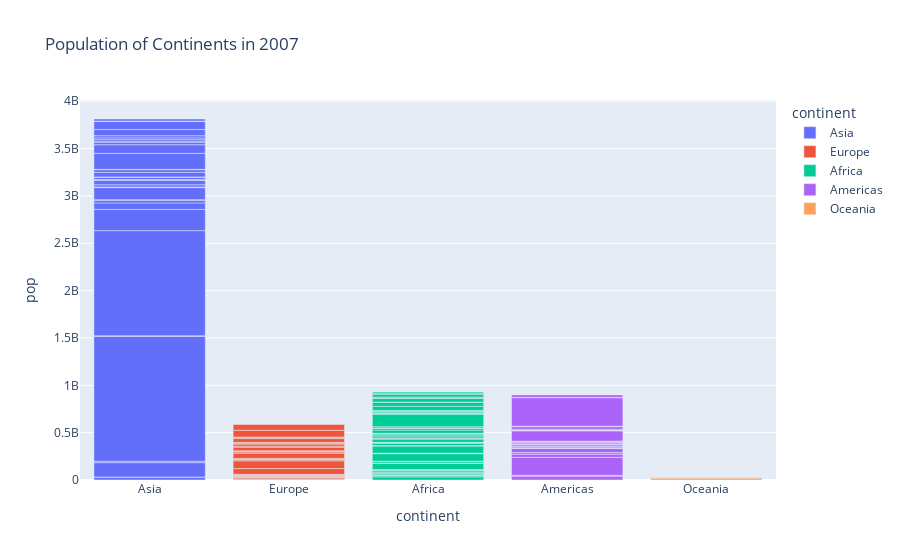

Write notebook code for a chart like this one.
### Code cell
import plotly.express as px

# Filter the gapminder dataset for the year 2007
df = px.data.gapminder().query("year == 2007")

# Create a bar plot
fig = px.bar(df, 
             x='continent', 
             y='pop', 
             color='continent', 
             title='Population of Continents in 2007'
            )

# Show the plot
fig.show()

### Figure 1 — Plotly figure (JSON) as saved in the notebook; plotly's stock layout.template omitted (floating-point values rounded to 4 significant figures)
{"data": [{"alignmentgroup": "True", "hovertemplate": "continent=%{x}<br>pop=%{y}<extra></extra>", "legendgroup": "Asia", "marker": {"color": "#636efa", "pattern": {"shape": ""}}, "name": "Asia", "offsetgroup": "Asia", "orientation": "v", "showlegend": true, "textposition": "auto", "type": "bar", "x": ["Asia", "Asia", "Asia", "Asia", "Asia", "Asia", "Asia", "Asia", "Asia", "Asia", "Asia", "Asia", "Asia", "Asia", "Asia", "Asia", "Asia", "Asia", "Asia", "Asia", "Asia", "Asia", "Asia", "Asia", "Asia", "Asia", "Asia", "Asia", "Asia", "Asia", "Asia", "Asia", "Asia"], "xaxis": "x", "y": [31889923, 708573, 150448339, 14131858, 1318683096, 6980412, 1110396331, 223547000, 69453570, 27499638, 6426679, 127467972, 6053193, 23301725, 49044790, 2505559, 3921278, 24821286, 2874127, 47761980, 28901790, 3204897, 169270617, 91077287, 27601038, 4553009, 20378239, 19314747, 23174294, 65068149, 85262356, 4018332, 22211743], "yaxis": "y"}, {"alignmentgroup": "True", "hovertemplate": "continent=%{x}<br>pop=%{y}<extra></extra>", "legendgroup": "Europe", "marker": {"color": "#EF553B", "pattern": {"shape": ""}}, "name": "Europe", "offsetgroup": "Europe", "orientation": "v", "showlegend": true, "textposition": "auto", "type": "bar", "x": ["Europe", "Europe", "Europe", "Europe", "Europe", "Europe", "Europe", "Europe", "Europe", "Europe", "Europe", "Europe", "Europe", "Europe", "Europe", "Europe", "Europe", "Europe", "Europe", "Europe", "Europe", "Europe", "Europe", "Europe", "Europe", "Europe", "Europe", "Europe", "Europe", "Europe"], "xaxis": "x", "y": [3600523, 8199783, 10392226, 4552198, 7322858, 4493312, 10228744, 5468120, 5238460, 61083916, 82400996, 10706290, 9956108, 301931, 4109086, 58147733, 684736, 16570613, 4627926, 38518241, 10642836, 22276056, 10150265, 5447502, 2009245, 40448191, 9031088, 7554661, 71158647, 60776238], "yaxis": "y"}, {"alignmentgroup": "True", "hovertemplate": "continent=%{x}<br>pop=%{y}<extra></extra>", "legendgroup": "Africa", "marker": {"color": "#00cc96", "pattern": {"shape": ""}}, "name": "Africa", "offsetgroup": "Africa", "orientation": "v", "showlegend": true, "textposition": "auto", "type": "bar", "x": ["Africa", "Africa", "Africa", "Africa", "Africa", "Africa", "Africa", "Africa", "Africa", "Africa", "Africa", "Africa", "Africa", "Africa", "Africa", "Africa", "Africa", "Africa", "Africa", "Africa", "Africa", "Africa", "Africa", "Africa", "Africa", "Africa", "Africa", "Africa", "Africa", "Africa", "Africa", "Africa", "Africa", "Africa", "Africa", "Africa", "Africa", "Africa", "Africa", "Africa", "Africa", "Africa", "Africa", "Africa", "Africa", "Africa", "Africa", "Africa", "Africa", "Africa", "Africa", "Africa"], "xaxis": "x", "y": [33333216, 12420476, 8078314, 1639131, 14326203, 8390505, 17696293, 4369038, 10238807, 710960, 64606759, 3800610, 18013409, 496374, 80264543, 551201, 4906585, 76511887, 1454867, 1688359, 22873338, 9947814, 1472041, 35610177, 2012649, 3193942, 6036914, 19167654, 13327079, 12031795, 3270065, 1250882, 33757175, 19951656, 2055080, 12894865, 135031164, 798094, 8860588, 199579, 12267493, 6144562, 9118773, 43997828, 42292929, 1133066, 38139640, 5701579, 10276158, 29170398, 11746035, 12311143], "yaxis": "y"}, {"alignmentgroup": "True", "hovertemplate": "continent=%{x}<br>pop=%{y}<extra></extra>", "legendgroup": "Americas", "marker": {"color": "#ab63fa", "pattern": {"shape": ""}}, "name": "Americas", "offsetgroup": "Americas", "orientation": "v", "showlegend": true, "textposition": "auto", "type": "bar", "x": ["Americas", "Americas", "Americas", "Americas", "Americas", "Americas", "Americas", "Americas", "Americas", "Americas", "Americas", "Americas", "Americas", "Americas", "Americas", "Americas", "Americas", "Americas", "Americas", "Americas", "Americas", "Americas", "Americas", "Americas", "Americas"], "xaxis": "x", "y": [40301927, 9119152, 190010647, 33390141, 16284741, 44227550, 4133884, 11416987, 9319622, 13755680, 6939688, 12572928, 8502814, 7483763, 2780132, 108700891, 5675356, 3242173, 6667147, 28674757, 3942491, 1056608, 301139947, 3447496, 26084662], "yaxis": "y"}, {"alignmentgroup": "True", "hovertemplate": "continent=%{x}<br>pop=%{y}<extra></extra>", "legendgroup": "Oceania", "marker": {"color": "#FFA15A", "pattern": {"shape": ""}}, "name": "Oceania", "offsetgroup": "Oceania", "orientation": "v", "showlegend": true, "textposition": "auto", "type": "bar", "x": ["Oceania", "Oceania"], "xaxis": "x", "y": [20434176, 4115771], "yaxis": "y"}], "layout": {"barmode": "relative", "legend": {"title": {"text": "continent"}, "tracegroupgap": 0}, "title": {"text": "Population of Continents in 2007"}, "xaxis": {"anchor": "y", "categoryarray": ["Asia", "Europe", "Africa", "Americas", "Oceania"], "categoryorder": "array", "domain": [0, 1], "title": {"text": "continent"}}, "yaxis": {"anchor": "x", "domain": [0, 1], "title": {"text": "pop"}}}}
